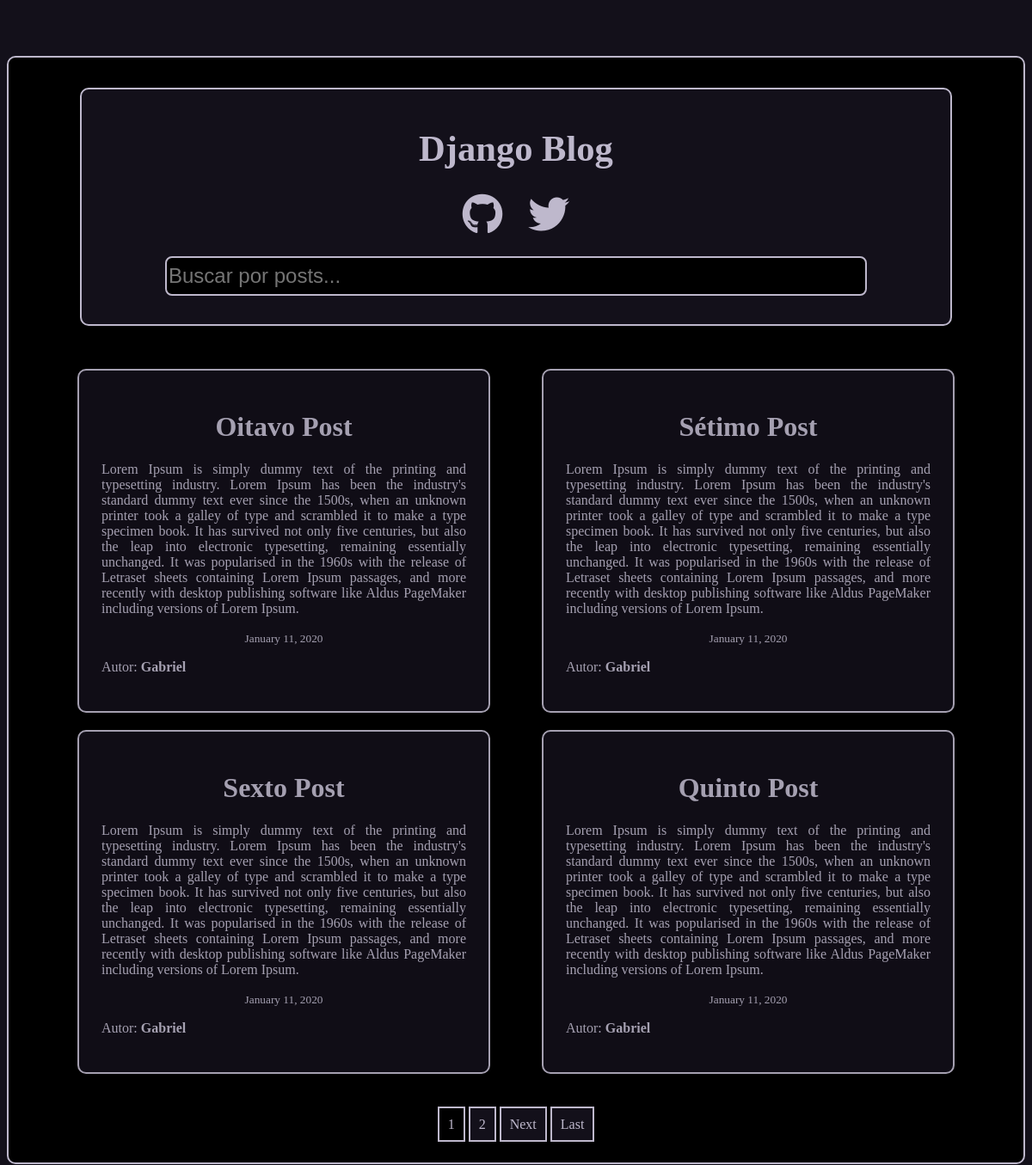
The page / on the database its author committed.
### blog/models.py (models this page shows, shortened)
class Post(models.Model):
	titulo = models.CharField(max_length=100)
	conteudo = models.TextField()
	data = models.DateTimeField(default=timezone.now)
	autor = models.CharField(max_length=100)

### blog/views.py (the view)
# urls.py: path('', PostListView.as_view(), name='blog-index'),
class PostListView(ListView):
	model = Post
	template_name = 'blog/index.html'
	context_object_name = 'posts'
	ordering = ['-data']
	paginate_by = 4

### blog/templates/blog/index.html (shortened to what this page needs)
{% extends "blog/base.html" %}
{% block content %}
	<div class="header">
		<a class="title" href="{% url 'blog-index' %}"><h1>Django Blog</h1></a>
		<div class="social">
		    <a href="https://github.com" target="_blank"><i class="fab fa-github fa-3x"></i></a>
		    <a href="https://twitter.com/" target="_blank"><i class="fab fa-twitter fa-3x"></i></a>
	    </div>
		<form action="{% url 'search' %}" method="GET">
		  	<input class="inpt" type="text" name="q" id="id_q" placeholder="Buscar por posts...">
		</form>
	</div>
	<div class="posts-container">
		{% for post in posts %}
		<div class="posts">
			<a class="post-title" href="{% url 'post-detail' post.id %}"><h1>{{ post.titulo }}</h1></a>
			<p>{{ post.conteudo }}</p>
			<small>{{ post.data|date:"F d, Y" }}</small>
			<p>Autor: <b>{{ post.autor }}</b></p>
		</div>
		{% endfor %}
	</div>
	<div class="paginas">
	{% if is_paginated %}
		{% for num in page_obj.paginator.page_range %}
			{% if page_obj.number == num %}
		  		<a class="pagina-atual" href="?page={{ num }}">{{ num }}</a>
			{% elif num > page_obj.number|add:'-3' and num < page_obj.number|add:'3' %}
		  		<a href="?page={{ num }}">{{ num }}</a>
			{% endif %}
		{% endfor %}
		{% if page_obj.has_next %}
			<a href="?page={{ page_obj.next_page_number }}">Next</a>
			<a href="?page={{ page_obj.paginator.num_pages }}">Last</a>
		{% endif %}
	{% endif %}
	</div>
{% endblock content %}

### blog/static/blog/style.css (style rules this page uses)
body { background-color: #13101a; color: #beb8cc; }
p { text-align: justify; }
.title, form { text-align: center; }
.title { font-size: 1.33rem; margin-bottom: 30px; margin-top: 15px; color: #beb8cc; text-decoration: none; }
.posts-container { list-style-type: none; margin-left: 0; margin-top: 30px; margin-bottom: 10px; display: grid; grid-template-columns: repeat(auto-fill, minmax(400px, 2fr)); grid-template-rows: auto; justify-content: space-evenly; padding: 20px; grid-column-gap: 10px; overflow-x: hidden; text-align: center; box-shadow: 3.6px 3.6px 3.6px 3.6px rgba(0,0,0,.7); }
.posts { border: 2px solid #beb8cc; display: block; width: 80%; padding: 26px; margin: auto; margin-bottom: 20px; opacity: 0.87; background-color: #13101a; border-radius: 10px; }
.post-title { color: #beb8cc; text-decoration: none; font-weight: bold; }
.header { display: block; margin: auto; background-color: #13101a; border: 2px solid #beb8cc; padding: 15px 0 25px 0; width: 91%; border-radius: 10px; }
input { margin-top: 8px; margin-bottom: 8px; width: 80%; height: 40px; border: 2px solid #beb8cc; background-color: black; color: #beb8cc; border-radius: 8px; font-size: 24px; }
.social { text-align: center; margin-bottom: 17px; }
i { color: #beb8cc; margin-left: 13px; margin-right: 13px; }
.paginas { text-align: center; }
.paginas > a { text-decoration: none; border: 2px solid #beb8cc; padding: 10px; color: #beb8cc; background-color: #13101a; }
.pagina-atual { background-color: black !important; }

### rows shown on the page
Post: titulo "Oitavo Post", conteudo "Lorem Ipsum is simply dummy text of the printing and typesetting industry. Lorem Ipsum has been the industry's standard dummy text ever since the 1500s, when an unknown printer took a galley of type and scrambled it to make a type specimen book. It has survived not only five centuries, but also the leap into electronic typesetting, remaining essentially unchanged. It was popularised in the 1960s with the release of Letraset sheets containing Lorem Ipsum passages, and more recently with desktop publishing software like Aldus PageMaker including versions of Lorem Ipsum.", data "January 11, 2020", autor "Gabriel"
Post: titulo "Sétimo Post", conteudo "Lorem Ipsum is simply dummy text of the printing and typesetting industry. Lorem Ipsum has been the industry's standard dummy text ever since the 1500s, when an unknown printer took a galley of type and scrambled it to make a type specimen book. It has survived not only five centuries, but also the leap into electronic typesetting, remaining essentially unchanged. It was popularised in the 1960s with the release of Letraset sheets containing Lorem Ipsum passages, and more recently with desktop publishing software like Aldus PageMaker including versions of Lorem Ipsum.", data "January 11, 2020", autor "Gabriel"
Post: titulo "Sexto Post", conteudo "Lorem Ipsum is simply dummy text of the printing and typesetting industry. Lorem Ipsum has been the industry's standard dummy text ever since the 1500s, when an unknown printer took a galley of type and scrambled it to make a type specimen book. It has survived not only five centuries, but also the leap into electronic typesetting, remaining essentially unchanged. It was popularised in the 1960s with the release of Letraset sheets containing Lorem Ipsum passages, and more recently with desktop publishing software like Aldus PageMaker including versions of Lorem Ipsum.", data "January 11, 2020", autor "Gabriel"
Post: titulo "Quinto Post", conteudo "Lorem Ipsum is simply dummy text of the printing and typesetting industry. Lorem Ipsum has been the industry's standard dummy text ever since the 1500s, when an unknown printer took a galley of type and scrambled it to make a type specimen book. It has survived not only five centuries, but also the leap into electronic typesetting, remaining essentially unchanged. It was popularised in the 1960s with the release of Letraset sheets containing Lorem Ipsum passages, and more recently with desktop publishing software like Aldus PageMaker including versions of Lorem Ipsum.", data "January 11, 2020", autor "Gabriel"

### other values the page prints
{{ num }} "1"
{{ num }} "2"
